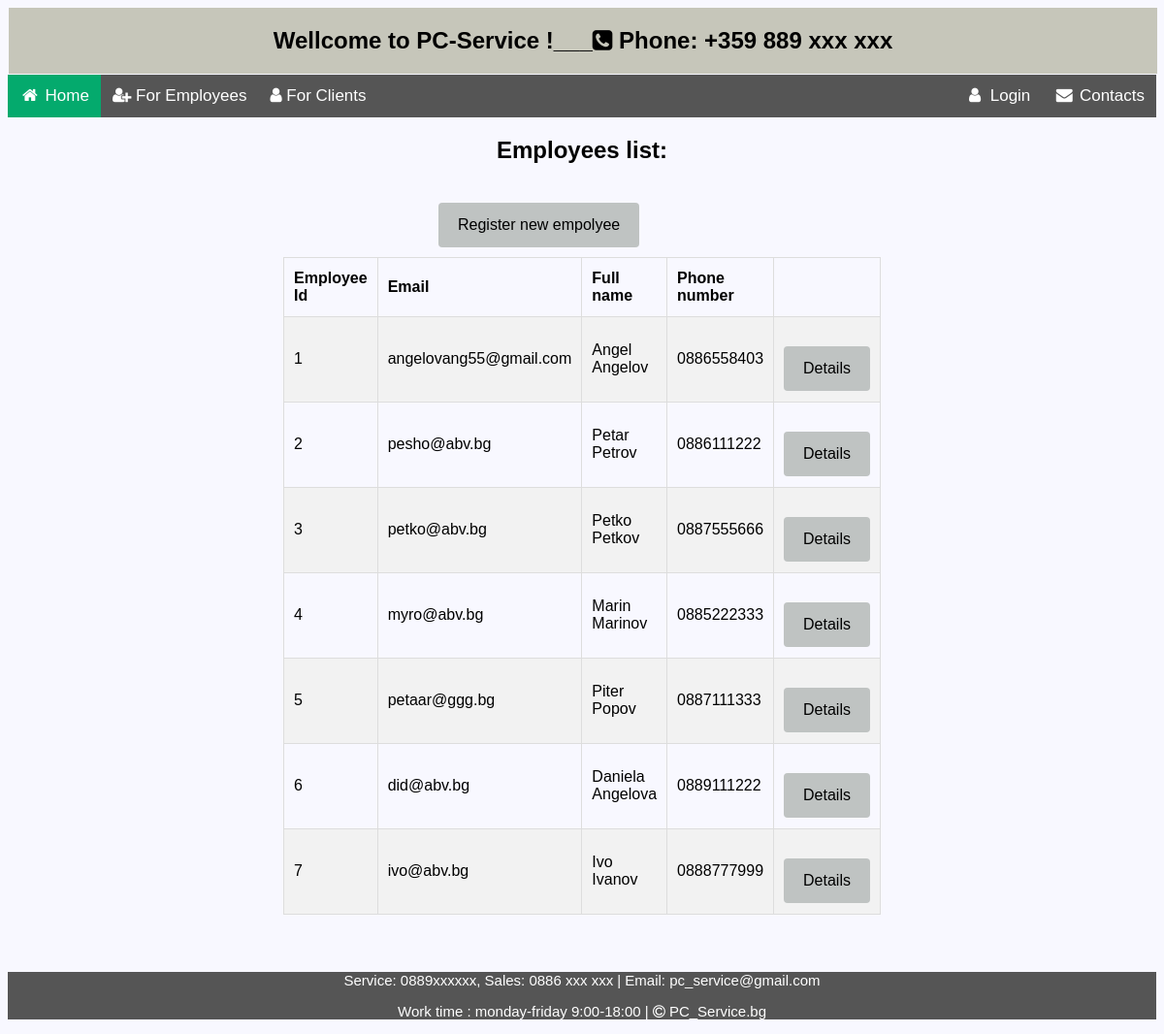
The page /accounts/employees-list/ on the database its author committed.
### sm_system/accounts/models.py (models this page shows, shortened)
class SmsUser(auth_models.AbstractUser):
    FIRST_NAME_MIN_LEN = 2
    FIRST_NAME_MAX_LEN = 30
    LAST_NAME_MIN_LEN = 2
    LAST_NAME_MAX_LEN = 30
    PHONE_MAX_LENGTH = 12
    PHONE_MIN_LENGTH = 9
    email = models.EmailField(
        unique=True,
        validators={validators.EmailValidator},
        blank=False,
        null=False
    )
    first_name = models.CharField(
        max_length=FIRST_NAME_MAX_LEN,
        validators=(
            validators.MinLengthValidator(FIRST_NAME_MIN_LEN),
            is_letter_validator,
            first_char_capital_validator,
        ),
        blank=False,
        null=False,
    )
    last_name = models.CharField(
        max_length=LAST_NAME_MAX_LEN,
        validators=(
            validators.MinLengthValidator(LAST_NAME_MIN_LEN),
            is_letter_validator,
            first_char_capital_validator,
        ),
        blank=False,
        null=False,
    )
    phone_number = models.CharField(
        max_length=PHONE_MAX_LENGTH,
        unique=True,
        validators=(
            validators.MinLengthValidator(PHONE_MIN_LENGTH),
            phone_validator,
        ),
        blank=False,
        null=False,
    )
    user_type = models.CharField(
        choices=Type.choices(),
        max_length=Type.max_len(),
        blank=True,
        null=True
    )
    profile_picture = models.URLField(
        null=True,
        blank=True,
        validators=(
            validate_file_size,
        ),
    )
    class Meta:
        ordering = ('pk',)

### sm_system/accounts/views.py (the view)
# urls.py: path('employees-list/', EmployeesListView.as_view(), name='employees_list'),
class EmployeesListView(views.ListView):
    model = SmsUser
    template_name = 'accounts/employees_list.html'
    def get_queryset(self):
        return super().get_queryset()

### templates/accounts/employees_list.html
{% extends 'home_page.html' %}
{% load static %}
{% block content %}
<div class="info div">
    <h2 class="headers">Employees list:</h2>
    <div class="center">
        <a href="{% url 'register_employee'%}" class="button ">Register new empolyee</a>
    </div>
    <table class="table">
        <tr >
            <th>Employee Id</th>
            <th>Email</th>
            <th>Full name</th>
            <th>Phone number</th>
        </tr>
        {% for empl in object_list %}
        <tr>
            <td>{{ empl.id }}</td>
            <td >{{ empl.email }}</td>
            <td>{{   empl.get_full_name }}</td>
            <td>{{ empl.phone_number }}</td>
            <td><a class="edit-button" href="#" >Details</a></td>
        </tr>
        {% empty %}
            <h2 class="center" >No records for Employees!</h2>
        {% endfor %}
    </table>
</div>
{% endblock %}

### static/css/main.css (style rules this page uses)
body { font-family: Arial, Helvetica, sans-serif;background-color: ghostwhite }

### static/css/forms.css (style rules this page uses)
.headers { text-align: center; }
.center { display: block; margin-left: auto; margin-right: auto; width: 25%; }
.info div { display: block; margin-left: auto; margin-right: auto; width: 25%; }
.info input[type=submit], .info a { background-color: #04AA6D; color: white; padding: 14px 20px; margin-top: 20px; margin-left: auto; margin-right: auto; border: none; border-radius: 4px; cursor: pointer; }
.info a { text-decoration: none; background-color: #bfc3c2; color: black; text-align: center; }
.table { border-collapse: collapse; border-spacing: 0; width: 50%; border: 1px solid #ddd; margin: auto; }
.table th, td { border: 1px solid #dddddd; text-align: left; padding: 10px; height: 40px; }
.table tr:nth-child(even) { background-color: #f2f2f2; }
.button { background-color: #bfc3c2; border: none; color: black; padding: 10px 10px; text-align: center; text-decoration: none; display: inline-block ; margin: 10px 30%; cursor: pointer; border-radius: 10px; }
.edit-button { background-color: #bfc3c2; border: none; color: black; padding: 1px 1px; text-decoration: none; display: inline-block ; margin: 1px 1px; cursor: pointer; border-radius: 2px; }

### rows shown on the page
SmsUser: id "1", email "angelovang55@gmail.com", get_full_name "Angel Angelov", phone_number "0886558403"
SmsUser: id "2", email "pesho@abv.bg", get_full_name "Petar Petrov", phone_number "0886111222"
SmsUser: id "3", email "petko@abv.bg", get_full_name "Petko Petkov", phone_number "0887555666"
SmsUser: id "4", email "myro@abv.bg", get_full_name "Marin Marinov", phone_number "0885222333"
SmsUser: id "5", email "petaar@ggg.bg", get_full_name "Piter Popov", phone_number "0887111333"
SmsUser: id "6", email "did@abv.bg", get_full_name "Daniela Angelova", phone_number "0889111222"
SmsUser: id "7", email "ivo@abv.bg", get_full_name "Ivo Ivanov", phone_number "0888777999"
